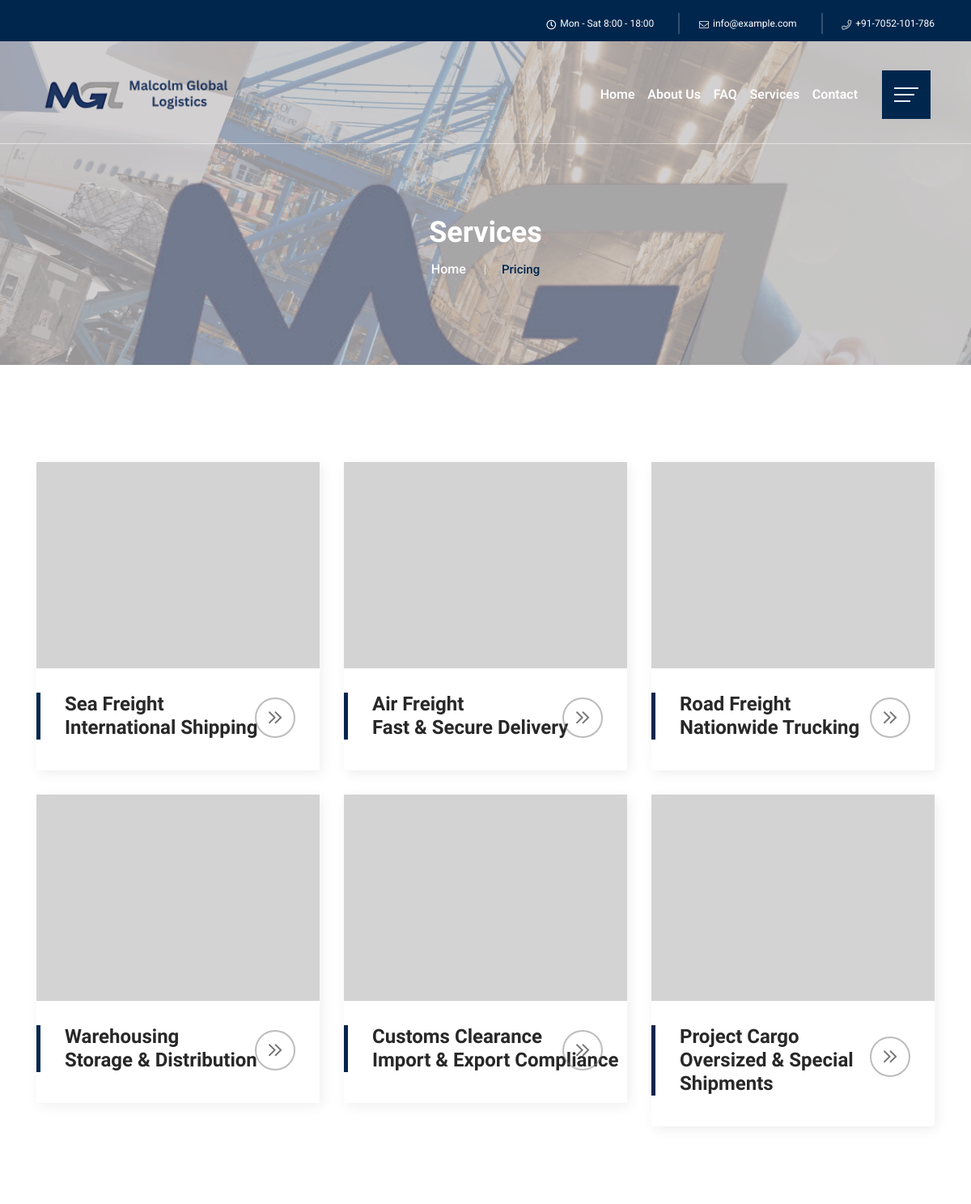
/services/ (upper part), run on an earlier commit of the app's database.
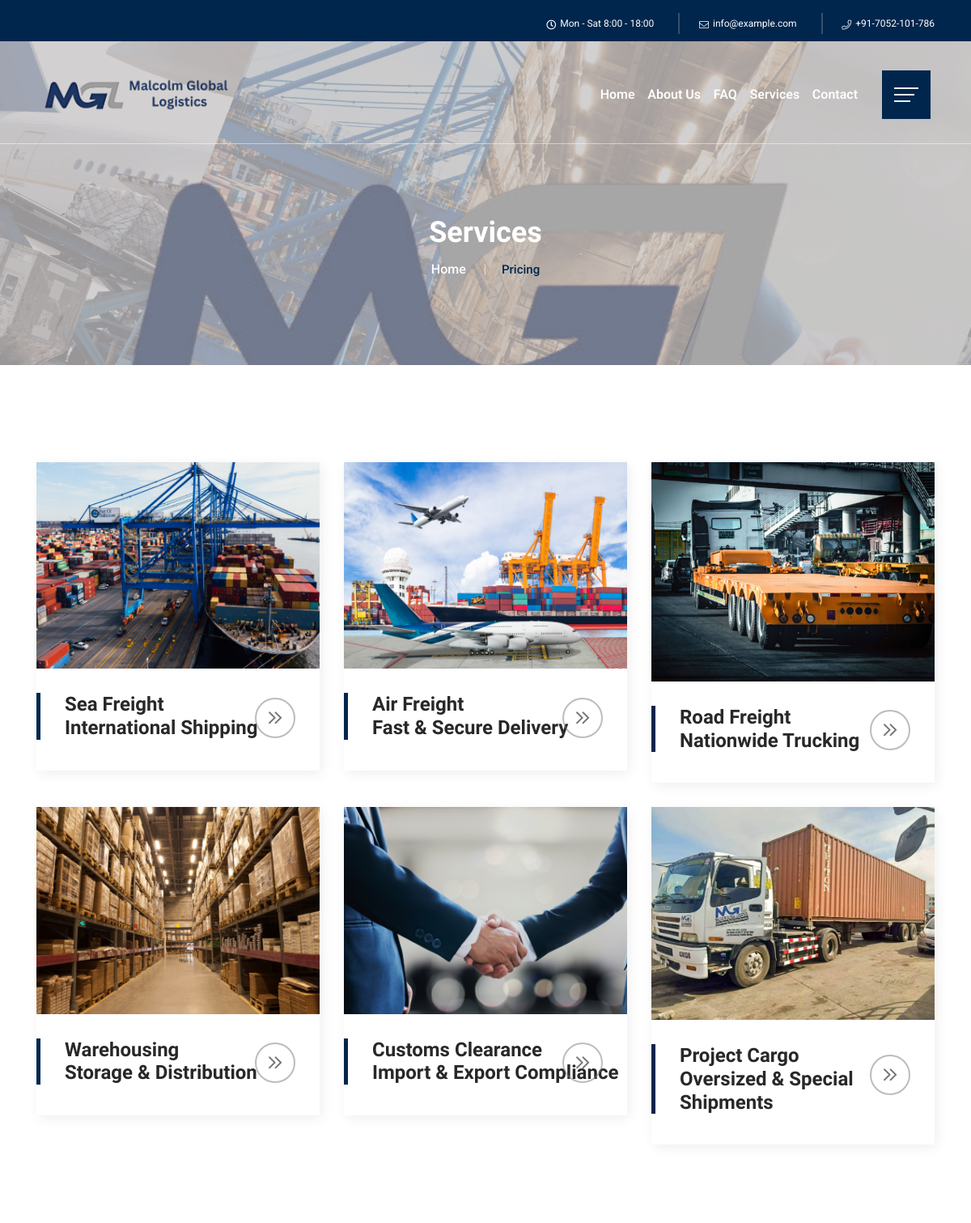
And on a later commit of the database.
### myapp/models.py (models this page shows, shortened)
class Service(models.Model):
    title = models.CharField(max_length=100)
    subtitle = models.CharField(max_length=100, blank=True)
    image = models.ImageField(upload_to='services/')
    slug = models.SlugField(unique=True)
    description = models.TextField()
    extra_info = models.TextField(blank=True, null=True)
    bullets = models.TextField(help_text="Separate each item with a semicolon (;)")
    brochure_1 = models.FileField(upload_to='brochures/', blank=True, null=True)
    brochure_2 = models.FileField(upload_to='brochures/', blank=True, null=True)
    is_active = models.BooleanField(default=True)  # ✅ Add this line

### myapp/views.py (the view)
# urls.py: path('services/', views.services_list_view, name='services_list'),
def services_list_view(request):
    services = Service.objects.filter(is_active=True)
    return render(request, 'myapp/services.html', {'services': services})

### myapp/templates/myapp/services.html (shortened to what this page needs)
{% extends 'myapp/base.html' %}
{% load static %}
{% block content %}
<main>
    <section class="breadcrumb-area d-flex align-items-center" style="background-image:url('{% static 'img/testimonial/test-bg.png' %}')">
     <div class="container">
      <div class="row align-items-center">
       <div class="col-xl-12 col-lg-12">
        <div class="breadcrumb-wrap text-left">
         <div class="breadcrumb-title">
          <h2>
           Services
          </h2>
          <div class="breadcrumb-wrap">
           <nav aria-label="breadcrumb">
            <ol class="breadcrumb">
             <li class="breadcrumb-item">
              <a href="#">
               Home
              </a>
             </li>
             <li aria-current="page" class="breadcrumb-item active">
              Pricing
             </li>
            </ol>
           </nav>
          </div>
         </div>
        </div>
       </div>
      </div>
     </div>
    </section>
    <section class="services-area2 pt-120 pb-90 fix" id="services-area2">
        <div class="container">
          <div class="row">
            {% for service in services %}
            <div class="col-lg-4 col-md-12">
              <div class="services-box2 mb-30">
                <div class="services-img">
                    <img alt="{{ service.title }}" src="{% if service.image %}{{ service.image.url }}{% else %}{% static 'img/services/services-img1.png' %}{% endif %}">
                </div>
                <div class="services-content2">
                  <h3>
                    <a href="{% url 'service_detail' slug=service.slug %}">
                      {{ service.title }}
                      <br />
                      {{ service.subtitle }}
                    </a>
                  </h3>
                  <a class="icon" href="{% url 'service_detail' slug=service.slug %}">
                    <i class="fal fa-angle-double-right"></i>
                  </a>
                </div>
              </div>
            </div>
            {% endfor %}
          </div>
        </div>
      </section>
   </main>
{% endblock %}

What changed in the data, as far as the page shows it:
changed Service "Sea Freight": image: a different picture
changed Service "Air Freight": image: a different picture
changed Service "Road Freight": image: a different picture
changed Service "Warehousing": image: a different picture
changed Service "Customs Clearance": image: a different picture
changed Service "Project Cargo": image: a different picture
